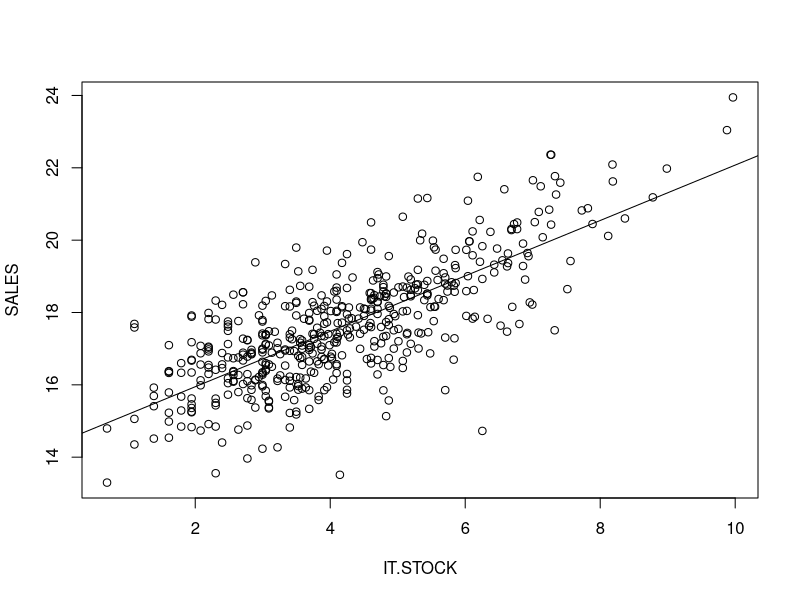

Write R code to recreate this figure.
# set path, working folder path
setwd('./')

#import file
mydata = read.csv('./sample_data_1_it_firm.csv')

# plot
plot(SALES ~ IT.STOCK, data = mydata)
# cor
cor(mydata$SALES, mydata$IT.STOCK)

# LRM
regresult = lm(formula = SALES ~ IT.STOCK, data = mydata)
summary(regresult)

# confint
confint(regresult, level = 0.95)

# residual
regresult$residuals
# fitted
regresult$fitted.values

#data frame
newdf = cbind(mydata$IT.STOCK, mydata$SALES, regresult$fitted.values, regresult$residuals)
# convert dataframe
colnames(newdf) = c("obs x", "obs y", "fitted y", "residual")
newdf = data.frame(newdf)

abline(a=14.41633, b=0.766)
